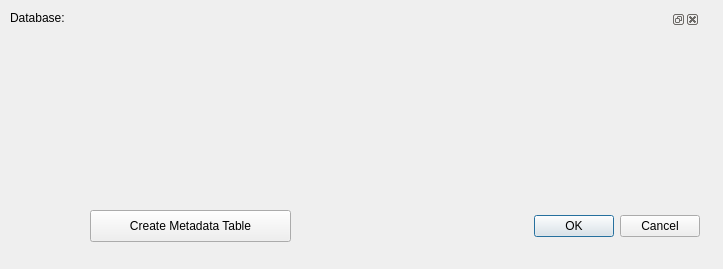
<?xml version="1.0" encoding="UTF-8"?>
<ui version="4.0">
 <class>MetadataFunctionalityDialogBase</class>
 <widget class="QDialog" name="MetadataFunctionalityDialogBase">
  <property name="geometry">
   <rect>
    <x>0</x>
    <y>0</y>
    <width>723</width>
    <height>269</height>
   </rect>
  </property>
  <property name="windowTitle">
   <string>MetadataFunctionality</string>
  </property>
  <widget class="QDialogButtonBox" name="buttonBox">
   <property name="geometry">
    <rect>
     <x>400</x>
     <y>210</y>
     <width>300</width>
     <height>32</height>
    </rect>
   </property>
   <property name="orientation">
    <enum>Qt::Horizontal</enum>
   </property>
   <property name="standardButtons">
    <set>QDialogButtonBox::Cancel|QDialogButtonBox::Ok</set>
   </property>
  </widget>
  <widget class="QPushButton" name="createMetadataTableButton">
   <property name="geometry">
    <rect>
     <x>90</x>
     <y>210</y>
     <width>201</width>
     <height>32</height>
    </rect>
   </property>
   <property name="text">
    <string>Create Metadata Table</string>
   </property>
  </widget>
  <widget class="QLabel" name="label">
   <property name="geometry">
    <rect>
     <x>10</x>
     <y>10</y>
     <width>111</width>
     <height>16</height>
    </rect>
   </property>
   <property name="text">
    <string>Database:</string>
   </property>
  </widget>
  <widget class="QDockWidget" name="treeDock">
   <property name="geometry">
    <rect>
     <x>100</x>
     <y>10</y>
     <width>600</width>
     <height>181</height>
    </rect>
   </property>
   <property name="autoFillBackground">
    <bool>false</bool>
   </property>
   <widget class="QWidget" name="dockWidgetContents"/>
  </widget>
 </widget>
 <resources/>
 <connections>
  <connection>
   <sender>buttonBox</sender>
   <signal>accepted()</signal>
   <receiver>MetadataFunctionalityDialogBase</receiver>
   <slot>accept()</slot>
   <hints>
    <hint type="sourcelabel">
     <x>20</x>
     <y>20</y>
    </hint>
    <hint type="destinationlabel">
     <x>20</x>
     <y>20</y>
    </hint>
   </hints>
  </connection>
  <connection>
   <sender>buttonBox</sender>
   <signal>rejected()</signal>
   <receiver>MetadataFunctionalityDialogBase</receiver>
   <slot>reject()</slot>
   <hints>
    <hint type="sourcelabel">
     <x>20</x>
     <y>20</y>
    </hint>
    <hint type="destinationlabel">
     <x>20</x>
     <y>20</y>
    </hint>
   </hints>
  </connection>
 </connections>
</ui>
